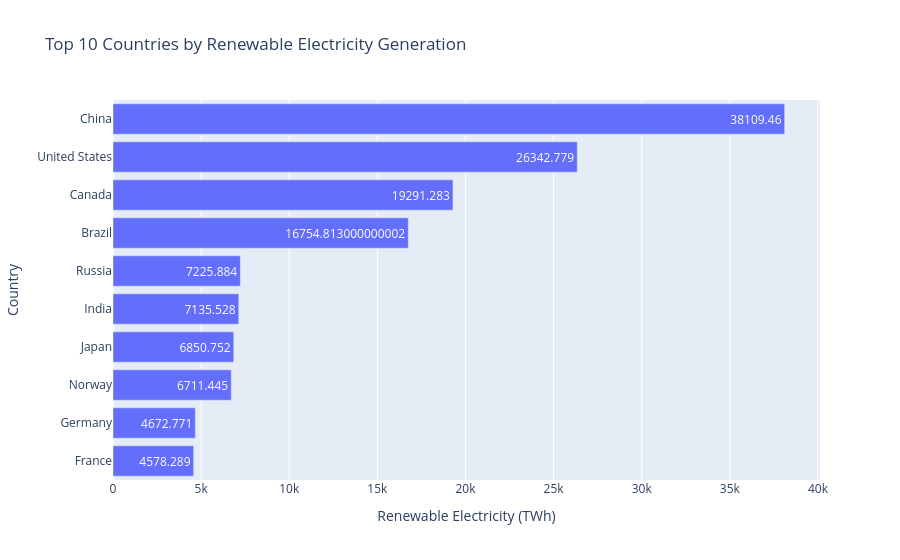

Here is the notebook cell this chart was saved with:
### Code cell
import plotly.express as px

fig = px.bar(
    top_10,
    x="renewables_electricity",
    y="country",
    orientation="h",
    title="Top 10 Countries by Renewable Electricity Generation",
    labels={
        "renewables_electricity": "Renewable Electricity (TWh)",
        "country": "Country"
    },
    text="renewables_electricity"
)

fig.update_layout(
    yaxis=dict(categoryorder="total ascending")
)

fig.show()

### Figure 1 — Plotly figure (JSON) as saved in the notebook; plotly's stock layout.template omitted (floating-point values rounded to 4 significant figures)
{"data": [{"hovertemplate": "Renewable Electricity (TWh)=%{text}<br>Country=%{y}<extra></extra>", "legendgroup": "", "marker": {"color": "#636efa", "pattern": {"shape": ""}}, "name": "", "orientation": "h", "showlegend": false, "text": [38110.0, 26340.0, 19290.0, 16750.0, 7226.0, 7136.0, 6851.0, 6711.0, 4673.0, 4578.0], "textposition": "auto", "type": "bar", "x": [38110.0, 26340.0, 19290.0, 16750.0, 7226.0, 7136.0, 6851.0, 6711.0, 4673.0, 4578.0], "xaxis": "x", "y": ["China", "United States", "Canada", "Brazil", "Russia", "India", "Japan", "Norway", "Germany", "France"], "yaxis": "y"}], "layout": {"barmode": "relative", "legend": {"tracegroupgap": 0}, "title": {"text": "Top 10 Countries by Renewable Electricity Generation"}, "xaxis": {"anchor": "y", "domain": [0, 1], "title": {"text": "Renewable Electricity (TWh)"}}, "yaxis": {"anchor": "x", "categoryorder": "total ascending", "domain": [0, 1], "title": {"text": "Country"}}}}
